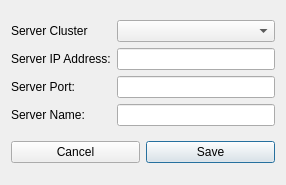
<ui version="4.0" >
 <class>addServerDialog</class>
 <widget class="QDialog" name="addServerDialog" >
  <property name="geometry" >
   <rect>
    <x>0</x>
    <y>0</y>
    <width>286</width>
    <height>185</height>
   </rect>
  </property>
  <property name="windowTitle" >
   <string>Add Server</string>
  </property>
  <layout class="QGridLayout" name="gridLayout_2" >
   <item row="0" column="0" >
    <layout class="QGridLayout" name="gridLayout" >
     <item row="1" column="0" >
      <widget class="QLabel" name="lblServerIP" >
       <property name="text" >
        <string>Server IP Address:</string>
       </property>
      </widget>
     </item>
     <item row="1" column="1" >
      <widget class="QLineEdit" name="txtServerIP" >
       <property name="windowModality" >
        <enum>Qt::NonModal</enum>
       </property>
       <property name="text" >
        <string/>
       </property>
       <property name="maxLength" >
        <number>15</number>
       </property>
      </widget>
     </item>
     <item row="2" column="0" >
      <widget class="QLabel" name="lblServerPort" >
       <property name="text" >
        <string>Server Port:</string>
       </property>
      </widget>
     </item>
     <item row="2" column="1" >
      <widget class="QLineEdit" name="txtServerPort" />
     </item>
     <item row="3" column="0" >
      <widget class="QLabel" name="lblServerName" >
       <property name="text" >
        <string>Server Name:</string>
       </property>
      </widget>
     </item>
     <item row="3" column="1" >
      <widget class="QLineEdit" name="txtServerName" />
     </item>
     <item row="0" column="1" >
      <widget class="QComboBox" name="cbCluster" />
     </item>
     <item row="0" column="0" >
      <widget class="QLabel" name="lblCluster" >
       <property name="text" >
        <string>Server Cluster</string>
       </property>
      </widget>
     </item>
    </layout>
   </item>
   <item row="1" column="0" >
    <layout class="QHBoxLayout" name="horizontalLayout" >
     <item>
      <widget class="QPushButton" name="btnCancel" >
       <property name="text" >
        <string>Cancel</string>
       </property>
      </widget>
     </item>
     <item>
      <widget class="QPushButton" name="btnSave" >
       <property name="text" >
        <string>Save</string>
       </property>
       <property name="default" >
        <bool>true</bool>
       </property>
       <property name="flat" >
        <bool>false</bool>
       </property>
      </widget>
     </item>
    </layout>
   </item>
  </layout>
 </widget>
 <resources/>
 <connections>
  <connection>
   <sender>btnCancel</sender>
   <signal>clicked()</signal>
   <receiver>addServerDialog</receiver>
   <slot>close()</slot>
   <hints>
    <hint type="sourcelabel" >
     <x>74</x>
     <y>127</y>
    </hint>
    <hint type="destinationlabel" >
     <x>142</x>
     <y>75</y>
    </hint>
   </hints>
  </connection>
 </connections>
</ui>
